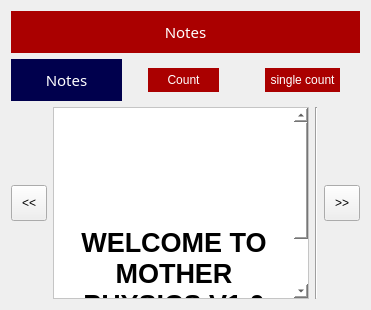
               <widget class="QWidget" name="page1">
                <layout class="QVBoxLayout" name="verticalLayout_10">
                 <item>
                  <layout class="QHBoxLayout" name="horizontalLayout_5">
                   <item>
                    <widget class="QLabel" name="note1_label_2">
                     <property name="font">
                      <font>
                       <family>hooge 05_54</family>
                       <pointsize>11</pointsize>
                       <weight>50</weight>
                       <italic>false</italic>
                       <bold>false</bold>
                      </font>
                     </property>
                     <property name="styleSheet">
                      <string notr="true">background-color: rgb(170, 0, 0);
color: rgb(255, 255, 255);
font: 11pt &quot;hooge 05_54&quot;;
padding:10px</string>
                     </property>
                     <property name="text">
                      <string>Notes</string>
                     </property>
                     <property name="alignment">
                      <set>Qt::AlignCenter</set>
                     </property>
                    </widget>
                   </item>
                  </layout>
                 </item>
                 <item>
                  <layout class="QHBoxLayout" name="horizontalLayout_6">
                   <item>
                    <widget class="QLabel" name="note1_label">
                     <property name="font">
                      <font>
                       <family>hooge 05_54</family>
                       <pointsize>11</pointsize>
                       <weight>50</weight>
                       <italic>false</italic>
                       <bold>false</bold>
                      </font>
                     </property>
                     <property name="styleSheet">
                      <string notr="true">background-color:rgb(0, 0, 77);
color: rgb(255, 255, 255);
font: 11pt &quot;hooge 05_54&quot;;
padding:10px</string>
                     </property>
                     <property name="text">
                      <string>Notes</string>
                     </property>
                     <property name="alignment">
                      <set>Qt::AlignCenter</set>
                     </property>
                    </widget>
                   </item>
                   <item>
                    <widget class="QPushButton" name="total_count_btn">
                     <property name="styleSheet">
                      <string notr="true">background-color: rgb(170, 0, 0);
border-radius:60px;
margin-right:20px;
margin-left:20px;
padding:5px;
color:white;
font: 11pt &quot;hooge 05_54&quot;;</string>
                     </property>
                     <property name="text">
                      <string>Count</string>
                     </property>
                     <property name="icon">
                      <iconset resource="icons.qrc">
                       <normaloff>:/icons/icons/atom2.ico</normaloff>:/icons/icons/atom2.ico</iconset>
                     </property>
                    </widget>
                   </item>
                   <item>
                    <widget class="QPushButton" name="single_count_btn">
                     <property name="styleSheet">
                      <string notr="true">background-color: rgb(170, 0, 0);
border-radius:60px;
margin-right:20px;
margin-left:20px;
padding:5px;
color:white;
font: 11pt &quot;hooge 05_54&quot;;</string>
                     </property>
                     <property name="text">
                      <string>single count</string>
                     </property>
                     <property name="icon">
                      <iconset resource="icons.qrc">
                       <normaloff>:/icons/icons/atom2.ico</normaloff>:/icons/icons/atom2.ico</iconset>
                     </property>
                    </widget>
                   </item>
                  </layout>
                 </item>
                 <item>
                  <layout class="QHBoxLayout" name="horizontalLayout_3">
                   <item>
                    <widget class="QPushButton" name="prev_note">
                     <property name="styleSheet">
                      <string notr="true">padding:10px;</string>
                     </property>
                     <property name="text">
                      <string>&lt;&lt;</string>
                     </property>
                    </widget>
                   </item>
                   <item>
                    <widget class="QTextBrowser" name="note_content">
                     <property name="styleSheet">
                      <string notr="true">background-color: rgb(255, 255, 255);
color: rgb(0, 0, 0);
font: 75 14pt &quot;Arial&quot;;</string>
                     </property>
                     <property name="html">
                      <string>&lt;!DOCTYPE HTML PUBLIC &quot;-//W3C//DTD HTML 4.0//EN&quot; &quot;http://www.w3.org/TR/REC-html40/strict.dtd&quot;&gt;
&lt;html&gt;&lt;head&gt;&lt;meta name=&quot;qrichtext&quot; content=&quot;1&quot; /&gt;&lt;style type=&quot;text/css&quot;&gt;
p, li { white-space: pre-wrap; }
&lt;/style&gt;&lt;/head&gt;&lt;body style=&quot; font-family:'Arial'; font-size:14pt; font-weight:72; font-style:normal;&quot;&gt;
&lt;p align=&quot;center&quot; style=&quot;-qt-paragraph-type:empty; margin-top:0px; margin-bottom:0px; margin-left:0px; margin-right:0px; -qt-block-indent:0; text-indent:0px;&quot;&gt;&lt;br /&gt;&lt;/p&gt;
&lt;p align=&quot;center&quot; style=&quot;-qt-paragraph-type:empty; margin-top:0px; margin-bottom:0px; margin-left:0px; margin-right:0px; -qt-block-indent:0; text-indent:0px;&quot;&gt;&lt;br /&gt;&lt;/p&gt;
&lt;p align=&quot;center&quot; style=&quot;-qt-paragraph-type:empty; margin-top:0px; margin-bottom:0px; margin-left:0px; margin-right:0px; -qt-block-indent:0; text-indent:0px;&quot;&gt;&lt;br /&gt;&lt;/p&gt;
&lt;p align=&quot;center&quot; style=&quot;-qt-paragraph-type:empty; margin-top:0px; margin-bottom:0px; margin-left:0px; margin-right:0px; -qt-block-indent:0; text-indent:0px;&quot;&gt;&lt;br /&gt;&lt;/p&gt;
&lt;p align=&quot;center&quot; style=&quot;-qt-paragraph-type:empty; margin-top:0px; margin-bottom:0px; margin-left:0px; margin-right:0px; -qt-block-indent:0; text-indent:0px;&quot;&gt;&lt;br /&gt;&lt;/p&gt;
&lt;p align=&quot;center&quot; style=&quot; margin-top:0px; margin-bottom:0px; margin-left:0px; margin-right:0px; -qt-block-indent:0; text-indent:0px;&quot;&gt;&lt;img src=&quot;:/icons/icons/note.ico&quot; /&gt;&lt;/p&gt;
&lt;p align=&quot;center&quot; style=&quot; margin-top:0px; margin-bottom:0px; margin-left:0px; margin-right:0px; -qt-block-indent:0; text-indent:0px;&quot;&gt;&lt;span style=&quot; font-size:20pt; font-weight:600;&quot;&gt;WELCOME TO MOTHER PHYSICS V1.0&lt;/span&gt;&lt;/p&gt;
&lt;p align=&quot;center&quot; style=&quot; margin-top:0px; margin-bottom:0px; margin-left:0px; margin-right:0px; -qt-block-indent:0; text-indent:0px;&quot;&gt;&lt;span style=&quot; font-weight:600;&quot;&gt;The Future to an A.I powered physics&lt;/span&gt;&lt;/p&gt;&lt;/body&gt;&lt;/html&gt;</string>
                     </property>
                    </widget>
                   </item>
                   <item>
                    <widget class="Line" name="line_2">
                     <property name="orientation">
                      <enum>Qt::Vertical</enum>
                     </property>
                    </widget>
                   </item>
                   <item>
                    <widget class="QPushButton" name="next_note">
                     <property name="styleSheet">
                      <string notr="true">padding:10px;</string>
                     </property>
                     <property name="text">
                      <string>&gt;&gt;</string>
                     </property>
                    </widget>
                   </item>
                  </layout>
                 </item>
                </layout>
               </widget>
